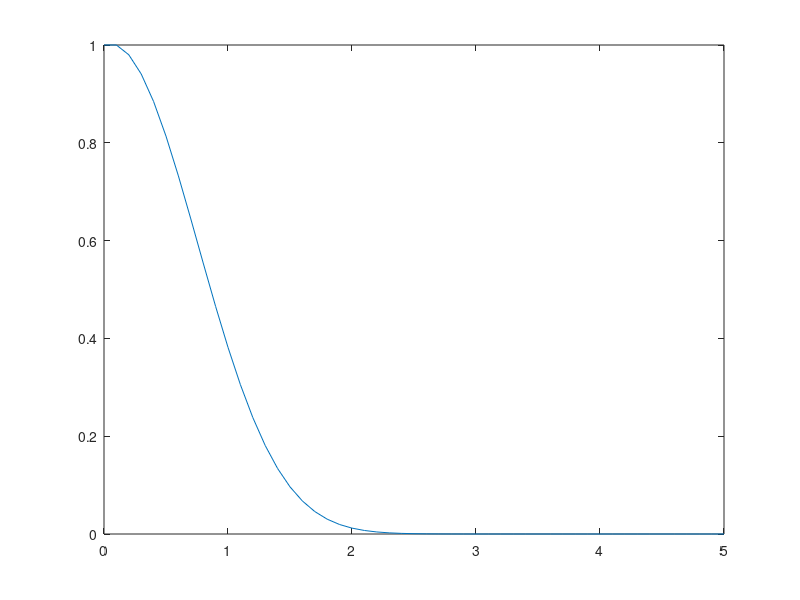

Source code (MATLAB):
% y(i+1) = y(i) +hS(i) (s --> slope F(t(i),y(i)))

% y' = -2ty

% initial y(0) = 1

% Analytical Solution y(t) = exp(-t^2)

t0 = 0;
y0 = 1;
tEnd = 5;
h = 0.1;
N = (tEnd-t0)/h
%% Initializing Solution

T = [t0:h:tEnd]';
Y = zeros(N+1,1);
Y(1) = y0;

%% Solving Euler's Explicit Method

for i=1:N
    fi = -2*T(i)*Y(i);
    Y(i+1) = Y(i)+ h*fi;
end

%% Plot Results and errors
plot(T,Y)
Ytrue = exp(-T.^2);
err = abs(Ytrue-Y);
max(err)